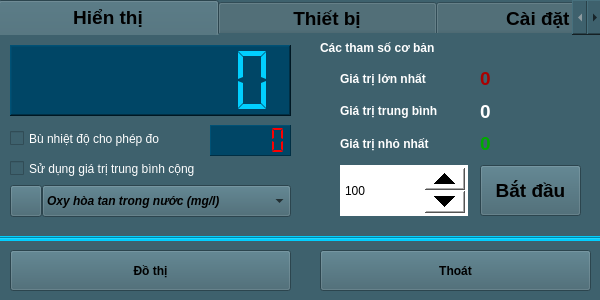
<?xml version="1.0" encoding="UTF-8"?>
<ui version="4.0">
 <class>Sensor_SEN0107</class>
 <widget class="QWidget" name="Sensor_SEN0107">
  <property name="geometry">
   <rect>
    <x>0</x>
    <y>0</y>
    <width>600</width>
    <height>300</height>
   </rect>
  </property>
  <property name="windowTitle">
   <string>Form</string>
  </property>
  <property name="windowIcon">
   <iconset resource="../image.qrc">
    <normaloff>:/image/OSW0107_Icon.jpg</normaloff>:/image/OSW0107_Icon.jpg</iconset>
  </property>
  <property name="styleSheet">
   <string notr="true">background-color: rgb(62, 97, 109);</string>
  </property>
  <widget class="QPushButton" name="pushButton_ChartZoom">
   <property name="geometry">
    <rect>
     <x>10</x>
     <y>250</y>
     <width>281</width>
     <height>41</height>
    </rect>
   </property>
   <property name="font">
    <font>
     <weight>75</weight>
     <bold>true</bold>
    </font>
   </property>
   <property name="text">
    <string>Đồ thị</string>
   </property>
  </widget>
  <widget class="QTabWidget" name="tabWidget">
   <property name="geometry">
    <rect>
     <x>-2</x>
     <y>0</y>
     <width>605</width>
     <height>238</height>
    </rect>
   </property>
   <property name="font">
    <font>
     <pointsize>14</pointsize>
     <weight>75</weight>
     <bold>true</bold>
    </font>
   </property>
   <property name="styleSheet">
    <string notr="true">background-color: rgb(62, 97, 109);</string>
   </property>
   <property name="currentIndex">
    <number>0</number>
   </property>
   <property name="elideMode">
    <enum>Qt::ElideNone</enum>
   </property>
   <widget class="QWidget" name="tab_Infor_2">
    <attribute name="title">
     <string>            Hiển thị            </string>
    </attribute>
    <widget class="QWidget" name="verticalLayoutWidget_6">
     <property name="geometry">
      <rect>
       <x>340</x>
       <y>30</y>
       <width>128</width>
       <height>92</height>
      </rect>
     </property>
     <layout class="QVBoxLayout" name="verticalLayout_6">
      <item>
       <widget class="QLabel" name="label_8">
        <property name="font">
         <font>
          <weight>75</weight>
          <bold>true</bold>
         </font>
        </property>
        <property name="styleSheet">
         <string notr="true">color: rgb(255, 255, 255);</string>
        </property>
        <property name="text">
         <string>Giá trị lớn nhất</string>
        </property>
       </widget>
      </item>
      <item>
       <widget class="QLabel" name="label_9">
        <property name="font">
         <font>
          <weight>75</weight>
          <bold>true</bold>
         </font>
        </property>
        <property name="styleSheet">
         <string notr="true">color: rgb(255, 255, 255);</string>
        </property>
        <property name="text">
         <string>Giá trị trung bình</string>
        </property>
       </widget>
      </item>
      <item>
       <widget class="QLabel" name="label_10">
        <property name="font">
         <font>
          <weight>75</weight>
          <bold>true</bold>
         </font>
        </property>
        <property name="styleSheet">
         <string notr="true">color: rgb(255, 255, 255);</string>
        </property>
        <property name="text">
         <string>Giá trị nhỏ nhất</string>
        </property>
       </widget>
      </item>
     </layout>
    </widget>
    <widget class="QWidget" name="verticalLayoutWidget_7">
     <property name="geometry">
      <rect>
       <x>480</x>
       <y>30</y>
       <width>101</width>
       <height>92</height>
      </rect>
     </property>
     <layout class="QVBoxLayout" name="verticalLayout_7">
      <item>
       <widget class="QLabel" name="label_ValueMax">
        <property name="font">
         <font>
          <pointsize>14</pointsize>
          <weight>75</weight>
          <bold>true</bold>
         </font>
        </property>
        <property name="styleSheet">
         <string notr="true">color: rgb(170, 0, 0);</string>
        </property>
        <property name="text">
         <string>0</string>
        </property>
       </widget>
      </item>
      <item>
       <widget class="QLabel" name="label_ValueAvg">
        <property name="font">
         <font>
          <pointsize>14</pointsize>
          <weight>75</weight>
          <bold>true</bold>
         </font>
        </property>
        <property name="styleSheet">
         <string notr="true">color: rgb(255, 255, 255);</string>
        </property>
        <property name="text">
         <string>0</string>
        </property>
       </widget>
      </item>
      <item>
       <widget class="QLabel" name="label_ValueMin">
        <property name="font">
         <font>
          <pointsize>14</pointsize>
          <weight>75</weight>
          <bold>true</bold>
         </font>
        </property>
        <property name="styleSheet">
         <string notr="true">color: rgb(0, 170, 0);</string>
        </property>
        <property name="text">
         <string>0</string>
        </property>
       </widget>
      </item>
     </layout>
    </widget>
    <widget class="QLCDNumber" name="lcdNumber_Value">
     <property name="geometry">
      <rect>
       <x>10</x>
       <y>10</y>
       <width>281</width>
       <height>71</height>
      </rect>
     </property>
     <property name="styleSheet">
      <string notr="true">background-color: rgb(0, 70, 102);
color:rgb(1, 207, 255)</string>
     </property>
     <property name="frameShape">
      <enum>QFrame::WinPanel</enum>
     </property>
     <property name="lineWidth">
      <number>1</number>
     </property>
     <property name="smallDecimalPoint">
      <bool>false</bool>
     </property>
     <property name="digitCount">
      <number>7</number>
     </property>
     <property name="segmentStyle">
      <enum>QLCDNumber::Flat</enum>
     </property>
     <property name="value" stdset="0">
      <double>0.000000000000000</double>
     </property>
     <property name="intValue" stdset="0">
      <number>0</number>
     </property>
    </widget>
    <widget class="QSpinBox" name="spinBox_setSample">
     <property name="geometry">
      <rect>
       <x>340</x>
       <y>130</y>
       <width>128</width>
       <height>51</height>
      </rect>
     </property>
     <property name="styleSheet">
      <string notr="true">QSpinBox
{
background-color: rgb(255, 255, 255);
color: rgb(0, 0, 0);
}
QSpinBox::up-button
{
    min-width:40px;
    min-height: 20px;
}
QSpinBox::down-button
{
    min-width: 40px;
    min-height: 20px;
}
</string>
     </property>
     <property name="minimum">
      <number>1</number>
     </property>
     <property name="maximum">
      <number>9999999</number>
     </property>
     <property name="value">
      <number>100</number>
     </property>
    </widget>
    <widget class="QPushButton" name="pushButton_getSamples">
     <property name="geometry">
      <rect>
       <x>480</x>
       <y>130</y>
       <width>101</width>
       <height>51</height>
      </rect>
     </property>
     <property name="font">
      <font>
       <pointsize>14</pointsize>
       <weight>75</weight>
       <bold>true</bold>
      </font>
     </property>
     <property name="styleSheet">
      <string notr="true"/>
     </property>
     <property name="text">
      <string>Bắt đầu</string>
     </property>
    </widget>
    <widget class="QLabel" name="label_sampleInfo">
     <property name="geometry">
      <rect>
       <x>320</x>
       <y>0</y>
       <width>261</width>
       <height>26</height>
      </rect>
     </property>
     <property name="font">
      <font>
       <weight>75</weight>
       <bold>true</bold>
      </font>
     </property>
     <property name="styleSheet">
      <string notr="true">color: rgb(255, 255, 255);</string>
     </property>
     <property name="text">
      <string>Các tham số cơ bản</string>
     </property>
    </widget>
    <widget class="QCheckBox" name="checkBox_setMathAvg">
     <property name="geometry">
      <rect>
       <x>10</x>
       <y>120</y>
       <width>281</width>
       <height>27</height>
      </rect>
     </property>
     <property name="styleSheet">
      <string notr="true">color: rgb(255, 255, 255);</string>
     </property>
     <property name="text">
      <string>Sử dụng giá trị trung bình cộng</string>
     </property>
    </widget>
    <widget class="QFrame" name="frame">
     <property name="geometry">
      <rect>
       <x>2</x>
       <y>150</y>
       <width>291</width>
       <height>41</height>
      </rect>
     </property>
     <property name="frameShape">
      <enum>QFrame::NoFrame</enum>
     </property>
     <property name="frameShadow">
      <enum>QFrame::Raised</enum>
     </property>
     <widget class="QComboBox" name="comboBox_Unit">
      <property name="geometry">
       <rect>
        <x>40</x>
        <y>0</y>
        <width>249</width>
        <height>32</height>
       </rect>
      </property>
      <property name="font">
       <font>
        <weight>75</weight>
        <italic>true</italic>
        <bold>true</bold>
       </font>
      </property>
      <property name="styleSheet">
       <string notr="true"/>
      </property>
      <item>
       <property name="text">
        <string>Oxy hòa tan trong nước (mg/l)</string>
       </property>
      </item>
     </widget>
     <widget class="QPushButton" name="pushButton">
      <property name="geometry">
       <rect>
        <x>8</x>
        <y>0</y>
        <width>32</width>
        <height>32</height>
       </rect>
      </property>
      <property name="styleSheet">
       <string notr="true"/>
      </property>
      <property name="text">
       <string/>
      </property>
      <property name="icon">
       <iconset resource="../image.qrc">
        <normaloff>:/image/OSW0107_Icon.jpg</normaloff>:/image/OSW0107_Icon.jpg</iconset>
      </property>
      <property name="iconSize">
       <size>
        <width>32</width>
        <height>32</height>
       </size>
      </property>
     </widget>
    </widget>
    <widget class="QCheckBox" name="checkBox_setTemperature">
     <property name="geometry">
      <rect>
       <x>10</x>
       <y>90</y>
       <width>201</width>
       <height>27</height>
      </rect>
     </property>
     <property name="styleSheet">
      <string notr="true">color: rgb(255, 255, 255);
background-color: rgb(62, 97, 109);</string>
     </property>
     <property name="text">
      <string>Bù nhiệt độ cho phép đo</string>
     </property>
     <property name="checked">
      <bool>false</bool>
     </property>
    </widget>
    <widget class="QLCDNumber" name="lcdNumber_Temp">
     <property name="geometry">
      <rect>
       <x>210</x>
       <y>90</y>
       <width>81</width>
       <height>31</height>
      </rect>
     </property>
     <property name="styleSheet">
      <string notr="true">color: rgb(255, 0, 0);
background-color: rgb(0, 70, 102);</string>
     </property>
     <property name="frameShape">
      <enum>QFrame::Panel</enum>
     </property>
     <property name="lineWidth">
      <number>1</number>
     </property>
     <property name="smallDecimalPoint">
      <bool>false</bool>
     </property>
     <property name="digitCount">
      <number>5</number>
     </property>
     <property name="segmentStyle">
      <enum>QLCDNumber::Flat</enum>
     </property>
     <property name="value" stdset="0">
      <double>0.000000000000000</double>
     </property>
     <property name="intValue" stdset="0">
      <number>0</number>
     </property>
    </widget>
   </widget>
   <widget class="QWidget" name="tab_4">
    <attribute name="title">
     <string>            Thiết bị            </string>
    </attribute>
    <widget class="QWidget" name="verticalLayoutWidget_8">
     <property name="geometry">
      <rect>
       <x>150</x>
       <y>10</y>
       <width>291</width>
       <height>101</height>
      </rect>
     </property>
     <layout class="QVBoxLayout" name="verticalLayout_8">
      <item>
       <widget class="QLabel" name="label_Name">
        <property name="styleSheet">
         <string notr="true">color: rgb(255, 255, 255);</string>
        </property>
        <property name="text">
         <string/>
        </property>
       </widget>
      </item>
      <item>
       <widget class="QLabel" name="label_Address">
        <property name="styleSheet">
         <string notr="true">color: rgb(255, 255, 255);</string>
        </property>
        <property name="text">
         <string/>
        </property>
       </widget>
      </item>
      <item>
       <widget class="QLabel" name="label_SerialNumber">
        <property name="styleSheet">
         <string notr="true">color: rgb(255, 255, 255);</string>
        </property>
        <property name="text">
         <string/>
        </property>
       </widget>
      </item>
     </layout>
    </widget>
    <widget class="QWidget" name="verticalLayoutWidget_9">
     <property name="geometry">
      <rect>
       <x>10</x>
       <y>10</y>
       <width>111</width>
       <height>131</height>
      </rect>
     </property>
     <layout class="QVBoxLayout" name="verticalLayout_9">
      <item>
       <widget class="QLabel" name="label_13">
        <property name="styleSheet">
         <string notr="true">color: rgb(255, 255, 255);</string>
        </property>
        <property name="text">
         <string>Tên thiết bị:</string>
        </property>
       </widget>
      </item>
      <item>
       <widget class="QLabel" name="label_14">
        <property name="styleSheet">
         <string notr="true">color: rgb(255, 255, 255);</string>
        </property>
        <property name="text">
         <string>Địa chỉ:</string>
        </property>
       </widget>
      </item>
      <item>
       <widget class="QLabel" name="label_18">
        <property name="styleSheet">
         <string notr="true">color: rgb(255, 255, 255);</string>
        </property>
        <property name="text">
         <string>Mã sê-ri:</string>
        </property>
       </widget>
      </item>
      <item>
       <widget class="QLabel" name="label_19">
        <property name="styleSheet">
         <string notr="true">color: rgb(255, 255, 255);</string>
        </property>
        <property name="text">
         <string>Mô tả:</string>
        </property>
       </widget>
      </item>
     </layout>
    </widget>
    <widget class="QWidget" name="verticalLayoutWidget_10">
     <property name="geometry">
      <rect>
       <x>150</x>
       <y>110</y>
       <width>291</width>
       <height>61</height>
      </rect>
     </property>
     <layout class="QVBoxLayout" name="verticalLayout_10">
      <item>
       <widget class="QLabel" name="label_Description">
        <property name="styleSheet">
         <string notr="true">color: rgb(255, 255, 255);</string>
        </property>
        <property name="text">
         <string/>
        </property>
        <property name="alignment">
         <set>Qt::AlignLeading|Qt::AlignLeft|Qt::AlignTop</set>
        </property>
       </widget>
      </item>
     </layout>
    </widget>
   </widget>
   <widget class="QWidget" name="tab_6">
    <attribute name="title">
     <string>           Cài đặt            </string>
    </attribute>
    <widget class="QLabel" name="label_23">
     <property name="geometry">
      <rect>
       <x>277</x>
       <y>30</y>
       <width>41</width>
       <height>22</height>
      </rect>
     </property>
     <property name="styleSheet">
      <string notr="true">color: rgb(255, 255, 255);</string>
     </property>
     <property name="text">
      <string>(ms)</string>
     </property>
    </widget>
    <widget class="QLabel" name="label_24">
     <property name="geometry">
      <rect>
       <x>20</x>
       <y>30</y>
       <width>141</width>
       <height>22</height>
      </rect>
     </property>
     <property name="styleSheet">
      <string notr="true">color: rgb(255, 255, 255);</string>
     </property>
     <property name="text">
      <string>Thời gian lấy mẫu :</string>
     </property>
    </widget>
    <widget class="QPushButton" name="pushButton_SetSampleTime">
     <property name="geometry">
      <rect>
       <x>360</x>
       <y>10</y>
       <width>201</width>
       <height>61</height>
      </rect>
     </property>
     <property name="font">
      <font>
       <pointsize>14</pointsize>
       <weight>75</weight>
       <bold>true</bold>
      </font>
     </property>
     <property name="text">
      <string>Cài đặt</string>
     </property>
    </widget>
    <widget class="QSpinBox" name="spinBox_SampleTime">
     <property name="geometry">
      <rect>
       <x>160</x>
       <y>10</y>
       <width>111</width>
       <height>61</height>
      </rect>
     </property>
     <property name="styleSheet">
      <string notr="true">QSpinBox
{
background-color: rgb(255, 255, 255);
color: rgb(0, 0, 0);
}
QSpinBox::up-button
{
    min-width:40px;
    min-height: 20px;
}
QSpinBox::down-button
{
    min-width: 40px;
    min-height: 20px;
}
</string>
     </property>
     <property name="minimum">
      <number>10</number>
     </property>
     <property name="maximum">
      <number>9999999</number>
     </property>
     <property name="value">
      <number>100</number>
     </property>
    </widget>
    <widget class="QPushButton" name="pushButton_Calib">
     <property name="geometry">
      <rect>
       <x>360</x>
       <y>130</y>
       <width>201</width>
       <height>51</height>
      </rect>
     </property>
     <property name="font">
      <font>
       <weight>75</weight>
       <bold>true</bold>
      </font>
     </property>
     <property name="text">
      <string>Hiệu chuẩn</string>
     </property>
    </widget>
    <widget class="QLabel" name="label_25">
     <property name="geometry">
      <rect>
       <x>320</x>
       <y>90</y>
       <width>151</width>
       <height>22</height>
      </rect>
     </property>
     <property name="styleSheet">
      <string notr="true">color: rgb(255, 255, 255);</string>
     </property>
     <property name="text">
      <string>Hiệu chuẩn thiết bị </string>
     </property>
    </widget>
    <widget class="Line" name="line_3">
     <property name="geometry">
      <rect>
       <x>460</x>
       <y>100</y>
       <width>121</width>
       <height>16</height>
      </rect>
     </property>
     <property name="orientation">
      <enum>Qt::Horizontal</enum>
     </property>
    </widget>
    <widget class="Line" name="line_2">
     <property name="geometry">
      <rect>
       <x>210</x>
       <y>100</y>
       <width>101</width>
       <height>16</height>
      </rect>
     </property>
     <property name="orientation">
      <enum>Qt::Horizontal</enum>
     </property>
    </widget>
    <widget class="QLabel" name="label_26">
     <property name="geometry">
      <rect>
       <x>20</x>
       <y>90</y>
       <width>181</width>
       <height>22</height>
      </rect>
     </property>
     <property name="styleSheet">
      <string notr="true">color: rgb(255, 255, 255);</string>
     </property>
     <property name="text">
      <string>Thiết lập điểm tham chiếu</string>
     </property>
    </widget>
    <widget class="QLabel" name="label_calibInfo">
     <property name="geometry">
      <rect>
       <x>330</x>
       <y>110</y>
       <width>241</width>
       <height>22</height>
      </rect>
     </property>
     <property name="font">
      <font>
       <italic>true</italic>
      </font>
     </property>
     <property name="styleSheet">
      <string notr="true">color: rgb(255, 255, 127);</string>
     </property>
     <property name="text">
      <string>(chưa hiệu chuẩn)</string>
     </property>
    </widget>
    <widget class="QPushButton" name="pushButton_SetZero">
     <property name="geometry">
      <rect>
       <x>70</x>
       <y>130</y>
       <width>201</width>
       <height>51</height>
      </rect>
     </property>
     <property name="font">
      <font>
       <weight>75</weight>
       <bold>true</bold>
      </font>
     </property>
     <property name="text">
      <string>Thiết lập điểm 0 (Zero)</string>
     </property>
    </widget>
   </widget>
  </widget>
  <widget class="QPushButton" name="pushButton_Exit">
   <property name="geometry">
    <rect>
     <x>320</x>
     <y>250</y>
     <width>271</width>
     <height>41</height>
    </rect>
   </property>
   <property name="font">
    <font>
     <weight>75</weight>
     <bold>true</bold>
    </font>
   </property>
   <property name="text">
    <string>Thoát</string>
   </property>
  </widget>
  <widget class="Line" name="line">
   <property name="geometry">
    <rect>
     <x>-2</x>
     <y>236</y>
     <width>605</width>
     <height>5</height>
    </rect>
   </property>
   <property name="styleSheet">
    <string notr="true">background-color: rgb(1, 207, 255);</string>
   </property>
   <property name="frameShadow">
    <enum>QFrame::Sunken</enum>
   </property>
   <property name="orientation">
    <enum>Qt::Horizontal</enum>
   </property>
  </widget>
 </widget>
 <resources>
  <include location="../image.qrc"/>
 </resources>
 <connections/>
</ui>
